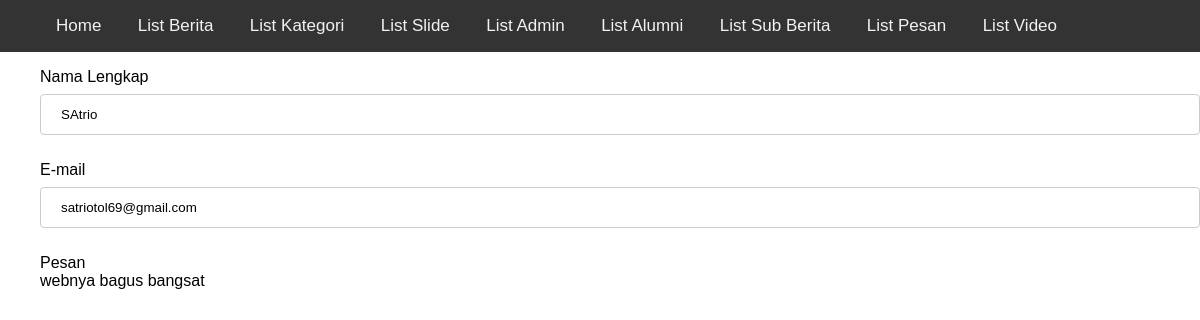
The page /admin/lihat_pesan.php?id=34 on the database its author committed.
### tables this page shows
CREATE TABLE `pesan_pengirim` (
  `id_pesan` int(11) NOT NULL,
  `nama_pengirim` varchar(30) NOT NULL,
  `email_pengirim` varchar(50) NOT NULL,
  `isi_pesan` longtext NOT NULL,
  `tanggal_pengirim` varchar(70) NOT NULL
);

### admin/function.php (called while the page is built, shortened)
<?php
$conn = mysqli_connect("localhost","root","","berita_kita");
function query($query){
    global $conn;
    $result= mysqli_query($conn,$query);
    $rows=[];
    while($row=mysqli_fetch_assoc($result)){
        $rows[]=$row;
    }
    return $rows;
}
?>

### admin/lihat_pesan.php (the view, shortened to what this page needs)
<?php
include "layout/header.php";
require 'function.php';
$id = $_GET["id"];
$pesan_pengirim = query("SELECT * FROM pesan_pengirim WHERE id_pesan = $id")[0];
?>
<html>
    <link rel="stylesheet" href="css/edit_berita.css">
<form action="" method="post" enctype="multipart/form-data">
    <ul>
        <div class="edit-label">
            <label for="nama_pengirim">Nama Lengkap</label> <br>
                <input type="text" name="nama_pengirim" placeholder="masukan judul utama.."
                value="<?=$pesan_pengirim["nama_pengirim"];?>" readonly>  <br>
            <label for="email_pengirim">E-mail</label> <br>
                <input type="text" name="email_pengirim" placeholder="masukan email_pengirim.."
                value="<?=$pesan_pengirim["email_pengirim"];?>" readonly>  <br>
            <label for="isi_pesan">Pesan</label> <br>
                <label for="isi_pesan"><?=$pesan_pengirim["isi_pesan"];?></label>
        </div>
    </ul>
</form>
</html>

### admin/css/edit_berita.css (style rules this page uses)
input[type=text], [type=url], select { width: 100%; padding: 12px 20px; margin: 8px 0; display: block; border: 1px solid #ccc; border-radius: 4px; -webkit-box-sizing: border-box; box-sizing: border-box; }
.edit-label input { width: 100%; }

### admin/layout/header.php (style rules this page uses)
body { margin: 0; font-family: Arial, Helvetica, sans-serif; }

### rows shown on the page
pesan_pengirim: nama_pengirim "SAtrio", email_pengirim "satriotol69@gmail.com", isi_pesan "webnya bagus bangsat"
